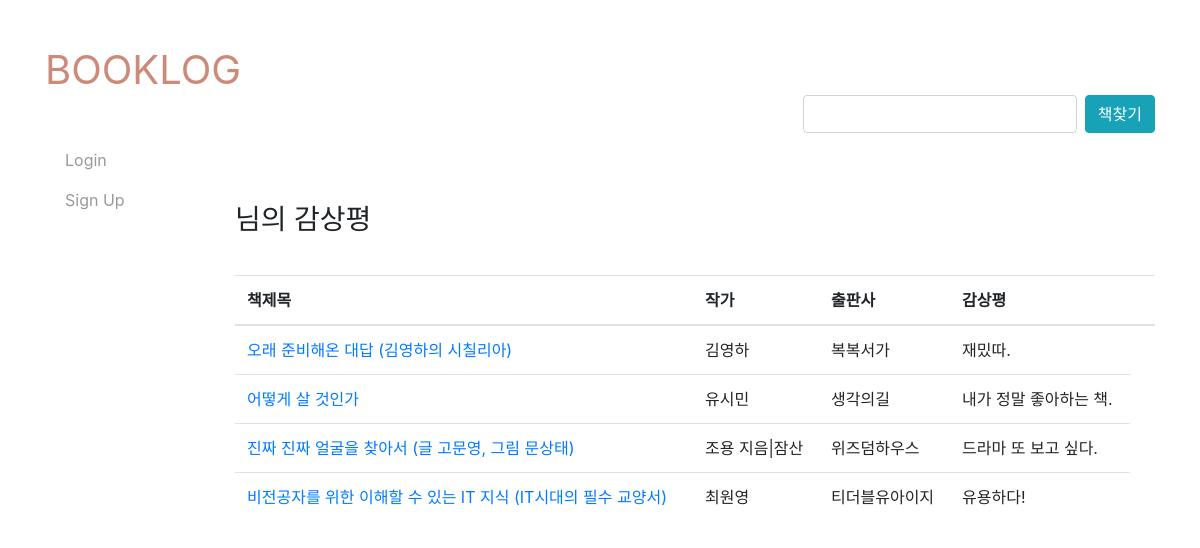
/post/, run on an earlier commit of the app's database.
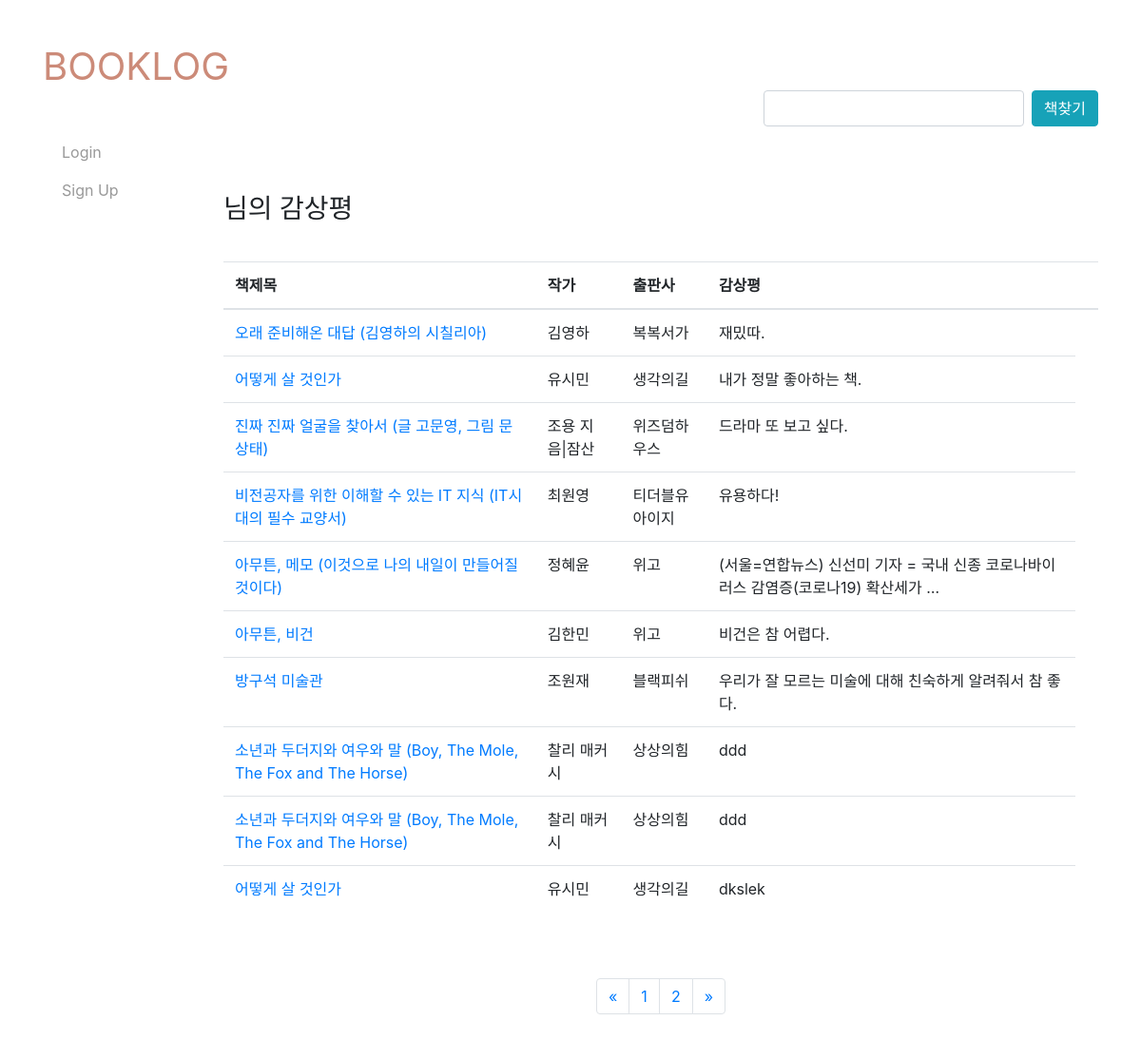
And on a later commit of the database.
### post/models.py (models this page shows, shortened)
class Post(models.Model):
    user=models.ForeignKey(User, related_name='posts', on_delete=models.CASCADE)
    title=models.CharField(max_length=255)
    author=models.CharField(max_length=255)
    publisher=models.CharField(max_length=255)
    pubdate=models.DateTimeField()
    review=models.TextField(max_length=255)

### post/views.py (the view)
# urls.py: path('', views.PostList.as_view(), name='all'),
class PostList(generic.ListView):
    model = models.Post
    select_related=('user', )
    paginate_by=10
    queryset=Post.objects.all()

### post/templates/post/post_list.html
{% extends 'booklog/index.html' %}
{% block content %}
  <h3 class="listtitle">{{ user.username }}님의 감상평</h3>
  <table class="table">
    <thead>
      <tr>
        <th scope="col">책제목</th>
        <th scope="col">작가</th>
        <th scope="col">출판사</th>
        <th scope="col">감상평<th>
      </tr>
    </thead>
    <tbody>
      {% for post in post_list %}
      <tr>
        <td><a href="{% url 'post:detail' username=post.user.username pk=post.pk %}" data-pk="{{ post.pk }}" data-title="{{ post.title }}" data-author="{{ post.author }}" data-publisher="{{ post.publisher }}" data-pubdate="{{ post.pubdate|date:'Y-m-d' }}" data-review="{{ post.review }}" data-id="{{ post.pk }}" class="postdetail" href="#postdetail">{{ post.title }}</td>
        <td>{{ post.author }}</td>
        <td>{{ post.publisher}}</td>
        <td>{{ post.review|truncatechars:50 }}</td>
      </tr>
      {% endfor %}
    </tbody>
  </table>
  {% if is_paginated %}
  <nav aria-label="Page navigation example">
    <ul class="pagination">
      {% if page_obj.has_previous %}
        <li class="page-item">
          <a class="page-link" href="?page={{ page_obj.previous_page_number }}" aria-label="Previous">
            <span aria-hidden="true">&laquo;</span>
          </a>
        </li>
      {% else %}
      <li class="page-item">
      <a class="page-link" href="#" aria-label="Previous">
        <span aria-hidden="true">&laquo;</span>
      </a>
    </li>
      {% endif %}
      {% for i in paginator.page_range %}
        {% if page_obj.number == i %}
          <li class="page-item"><a class="page-link" href="?page={{ i }}">{{ i }}</a></li>
        {% else %}
          <li class="page-item"><a class="page-link" href="?page={{ i }}">{{ i }}</a></li>
        {% endif %}
      {% endfor %}
      {% if page_obj.has_next %}
        <li class="page-item"><a class="page-link" href="?page={{ page_obj.next_page_number }}">&raquo;</a></li>
      {% else %}
      <li class="page-item">
      <a class="page-link" href="#" aria-label="Next">
        <span aria-hidden="true">&raquo;</span>
      </a>
    </li>
      {% endif %}
    </ul>
{% endif %}
{% endblock %}

What changed in the data, as far as the page shows it:
added Post: title "아무튼, 메모 (이것으로 나의 내일이 만들어질 것이다)", author "정혜윤", publisher "위고", review "(서울=연합뉴스) 신선미 기자 = 국내 신종 코로나바이러스 감염증(코로나19) 확산세가 …"
added Post: title "아무튼, 비건", author "김한민", publisher "위고", review "비건은 참 어렵다."
added Post: title "방구석 미술관", author "조원재", publisher "블랙피쉬", review "우리가 잘 모르는 미술에 대해 친숙하게 알려줘서 참 좋다."
added Post: title "소년과 두더지와 여우와 말 (Boy, The Mole, The Fox and The Horse)", author "찰리 매커시", publisher "상상의힘", review "ddd"
added Post: title "소년과 두더지와 여우와 말 (Boy, The Mole, The Fox and The Horse)", author "찰리 매커시", publisher "상상의힘", review "ddd"
added Post: title "어떻게 살 것인가", author "유시민", publisher "생각의길", review "dkslek"
Also different on the page:
new list line: "1"
new list line: "2"
